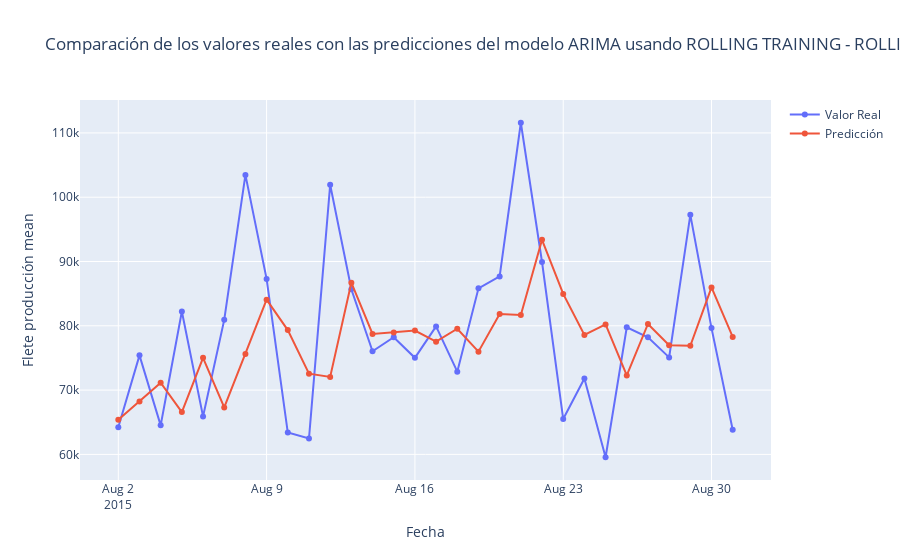

Notebook cell for this chart:
### Code cell
plot_arima(
    test_df,
    values__arima_rolling,
    predictions__arima_rolling,
    title="Comparación de los valores reales con las predicciones del modelo ARIMA usando ROLLING TRAINING - ROLLING PREDICTIONS",
)

### Figure 1 — Plotly figure (JSON) as saved in the notebook; plotly's stock layout.template omitted (floating-point values rounded to 4 significant figures)
{"data": [{"hovertemplate": "Series=Valor Real<br>Fecha=%{x}<br>Flete producción mean=%{y}<extra></extra>", "legendgroup": "Valor Real", "line": {"color": "#636efa", "dash": "solid"}, "marker": {"symbol": "circle"}, "mode": "lines+markers", "name": "Valor Real", "orientation": "v", "showlegend": true, "type": "scatter", "x": ["2015-08-02T00:00:00", "2015-08-03T00:00:00", "2015-08-04T00:00:00", "2015-08-05T00:00:00", "2015-08-06T00:00:00", "2015-08-07T00:00:00", "2015-08-08T00:00:00", "2015-08-09T00:00:00", "2015-08-10T00:00:00", "2015-08-11T00:00:00", "2015-08-12T00:00:00", "2015-08-13T00:00:00", "2015-08-14T00:00:00", "2015-08-15T00:00:00", "2015-08-16T00:00:00", "2015-08-17T00:00:00", "2015-08-18T00:00:00", "2015-08-19T00:00:00", "2015-08-20T00:00:00", "2015-08-21T00:00:00", "2015-08-22T00:00:00", "2015-08-23T00:00:00", "2015-08-24T00:00:00", "2015-08-25T00:00:00", "2015-08-26T00:00:00", "2015-08-27T00:00:00", "2015-08-28T00:00:00", "2015-08-29T00:00:00", "2015-08-30T00:00:00", "2015-08-31T00:00:00"], "xaxis": "x", "y": [64218, 75405, 64517, 82218, 65907, 80927, 103470, 87295, 63396, 62461, 101928, 85677, 76049, 78232, 75020, 79906, 72864, 85825, 87671, 111580, 89922, 65502, 71796, 59557, 79771, 78207, 75090, 97256, 79642, 63832], "yaxis": "y"}, {"hovertemplate": "Series=Predicción<br>Fecha=%{x}<br>Flete producción mean=%{y}<extra></extra>", "legendgroup": "Predicción", "line": {"color": "#EF553B", "dash": "solid"}, "marker": {"symbol": "circle"}, "mode": "lines+markers", "name": "Predicción", "orientation": "v", "showlegend": true, "type": "scatter", "x": ["2015-08-02T00:00:00", "2015-08-03T00:00:00", "2015-08-04T00:00:00", "2015-08-05T00:00:00", "2015-08-06T00:00:00", "2015-08-07T00:00:00", "2015-08-08T00:00:00", "2015-08-09T00:00:00", "2015-08-10T00:00:00", "2015-08-11T00:00:00", "2015-08-12T00:00:00", "2015-08-13T00:00:00", "2015-08-14T00:00:00", "2015-08-15T00:00:00", "2015-08-16T00:00:00", "2015-08-17T00:00:00", "2015-08-18T00:00:00", "2015-08-19T00:00:00", "2015-08-20T00:00:00", "2015-08-21T00:00:00", "2015-08-22T00:00:00", "2015-08-23T00:00:00", "2015-08-24T00:00:00", "2015-08-25T00:00:00", "2015-08-26T00:00:00", "2015-08-27T00:00:00", "2015-08-28T00:00:00", "2015-08-29T00:00:00", "2015-08-30T00:00:00", "2015-08-31T00:00:00"], "xaxis": "x", "y": [65400.0, 68240.0, 71150.0, 66590.0, 75010.0, 67310.0, 75610.0, 84070.0, 79330.0, 72550.0, 72050.0, 86710.0, 78730.0, 78970.0, 79260.0, 77540.0, 79540.0, 75980.0, 81840.0, 81670.0, 93380.0, 84960.0, 78570.0, 80220.0, 72280.0, 80290.0, 76970.0, 76890.0, 85980.0, 78270.0], "yaxis": "y"}], "layout": {"legend": {"title": {"text": ""}, "tracegroupgap": 0}, "title": {"text": "Comparación de los valores reales con las predicciones del modelo ARIMA usando ROLLING TRAINING - ROLLING PREDICTIONS"}, "xaxis": {"anchor": "y", "domain": [0, 1], "title": {"text": "Fecha"}}, "yaxis": {"anchor": "x", "domain": [0, 1], "title": {"text": "Flete producción mean"}}}}
